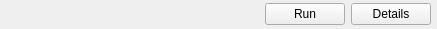
<?xml version="1.0" encoding="UTF-8"?>
<ui version="4.0">
 <class>StatusCommonWidget</class>
 <widget class="QWidget" name="StatusCommonWidget">
  <property name="geometry">
   <rect>
    <x>0</x>
    <y>0</y>
    <width>437</width>
    <height>29</height>
   </rect>
  </property>
  <property name="windowTitle">
   <string>Form</string>
  </property>
  <layout class="QGridLayout" name="gridLayout">
   <property name="leftMargin">
    <number>6</number>
   </property>
   <property name="topMargin">
    <number>2</number>
   </property>
   <property name="rightMargin">
    <number>6</number>
   </property>
   <property name="bottomMargin">
    <number>2</number>
   </property>
   <property name="horizontalSpacing">
    <number>6</number>
   </property>
   <property name="verticalSpacing">
    <number>0</number>
   </property>
   <item row="0" column="6">
    <widget class="QPushButton" name="detailsPushButton">
     <property name="text">
      <string>Details</string>
     </property>
    </widget>
   </item>
   <item row="0" column="2">
    <spacer name="horizontalSpacer">
     <property name="orientation">
      <enum>Qt::Horizontal</enum>
     </property>
     <property name="sizeType">
      <enum>QSizePolicy::MinimumExpanding</enum>
     </property>
     <property name="sizeHint" stdset="0">
      <size>
       <width>1</width>
       <height>20</height>
      </size>
     </property>
    </spacer>
   </item>
   <item row="0" column="3">
    <widget class="QLabel" name="testIconLabel">
     <property name="text">
      <string/>
     </property>
    </widget>
   </item>
   <item row="0" column="1">
    <widget class="ClickableHighlightLabel" name="testNameLabel">
     <property name="text">
      <string/>
     </property>
    </widget>
   </item>
   <item row="0" column="5">
    <widget class="QPushButton" name="runPushButton">
     <property name="text">
      <string>Run</string>
     </property>
    </widget>
   </item>
   <item row="0" column="4">
    <spacer name="horizontalSpacer_2">
     <property name="orientation">
      <enum>Qt::Horizontal</enum>
     </property>
     <property name="sizeType">
      <enum>QSizePolicy::Fixed</enum>
     </property>
     <property name="sizeHint" stdset="0">
      <size>
       <width>20</width>
       <height>20</height>
      </size>
     </property>
    </spacer>
   </item>
  </layout>
 </widget>
 <customwidgets>
  <customwidget>
   <class>ClickableHighlightLabel</class>
   <extends>QLabel</extends>
   <header>mainwindow/clickablehighlightlabel.h</header>
  </customwidget>
 </customwidgets>
 <resources/>
 <connections/>
</ui>
